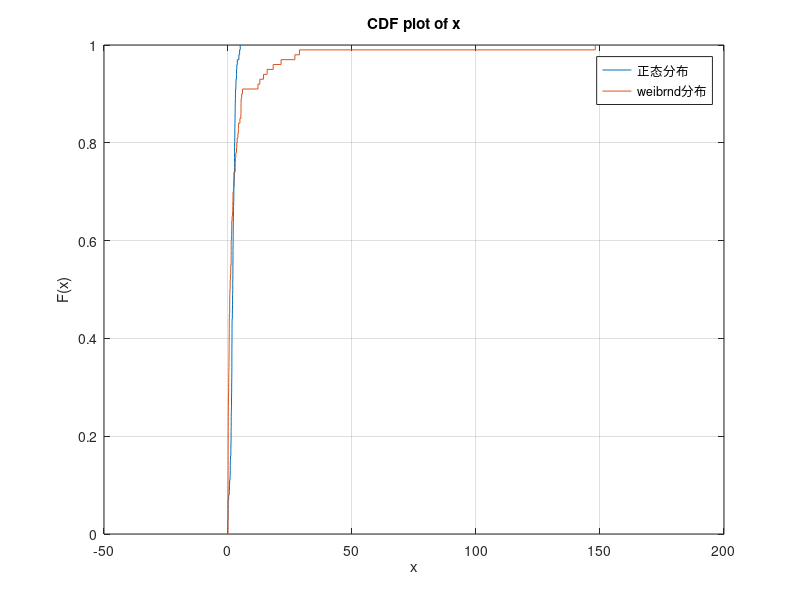

MATLAB code for this plot: (Note: this script raises an error after producing the figure.)
%% 累积分布 example code
clc;clear;
M=100;N=1;
x=normrnd(2,1,M,N);
y=wblrnd(2,0.5,100,1);
h1=cdfplot(x);
hold on;
h2=cdfplot(y);
legend('正态分布','weibrnd分布')

%% dca 1 trace peak activity delay time 
clc;clear;
filepath= 'D:\miniscope analysis\bt_miniscope\dca1\sigraw\combine2\method5\conditioning5';% working path
% filenames=dir([ filepath, '\*.mat']);
load(fullfile(filepath,'cond_sdff_cell.mat'));load(fullfile(filepath,'cond_sdff_data.mat')); % load these three mat files (no matter where they are, put them into the working path first).
load(fullfile(filepath,'cond_poolTogether.mat'));
persistent1_activity=cond.all_trace_response(cond.all_persistent1,:,1);
persistent2_activity=cond.all_trace_response(cond.all_persistent2,:,2);
persistent3_activity=cond.all_trace_response(cond.all_persistent3,:,3);
persistent4_activity=cond.all_trace_response(cond.all_persistent4,:,4);
trial1=[];trial2=[];trial3=[];trial4=[];

for i=1:size(persistent1_activity,1)
[m,index] = max(persistent1_activity(i,:));
trial1(i)=index/30;
end
trial1_0_10=trial1(trial1<10);
trial1_10_20=trial1(trial1>=10);

for i=1:size(persistent2_activity,1)
[m,index] = max(persistent2_activity(i,:));
trial2(i)=index/30;
end

for i=1:size(persistent3_activity,1)
[m,index] = max(persistent3_activity(i,:));
trial3(i)=index/30;
end

for i=1:size(persistent4_activity,1)
[m,index] = max(persistent4_activity(i,:));
trial4(i)=index/30;
end
% plot cdf 
h1=cdfplot(trial1); hold on;
h2=cdfplot(trial2); hold on;
h3=cdfplot(trial3); hold on;
h4=cdfplot(trial4); hold on;
legend('TFC trial 1','TFC trial 2','TFC trial 3','TFC trial 4','location','best');
grid off;

%% sub cond trace delay peak activity
clc;clear;
filepath= 'D:\miniscope analysis\bt_miniscope\sub\sigraw\combine2\method3\conditioning3';
% filenames=dir([ filepath, '\*.mat']);
load(fullfile(filepath,'cond_sdff_cell.mat'));load(fullfile(filepath,'cond_sdff_data.mat'));
load(fullfile(filepath,'cond_poolTogether.mat'));
persistent1_activity=cond.all_trace_response(cond.all_persistent1,:,1);
persistent2_activity=cond.all_trace_response(cond.all_persistent2,:,2);
persistent3_activity=cond.all_trace_response(cond.all_persistent3,:,3);
persistent4_activity=cond.all_trace_response(cond.all_persistent4,:,4);
trial1=[];trial2=[];trial3=[];trial4=[];

for i=1:size(persistent1_activity,1)
[m,index] = max(persistent1_activity(i,:));
trial1(i)=index/30;
end

for i=1:size(persistent2_activity,1)
[m,index] = max(persistent2_activity(i,:));
trial2(i)=index/30;
end

for i=1:size(persistent3_activity,1)
[m,index] = max(persistent3_activity(i,:));
trial3(i)=index/30;
end

for i=1:size(persistent4_activity,1)
[m,index] = max(persistent4_activity(i,:));
trial4(i)=index/30;
end
% plot cdf 
h1=cdfplot(trial1); hold on;
h2=cdfplot(trial2); hold on;
h3=cdfplot(trial3); hold on;
h4=cdfplot(trial4); hold on;
legend('TFC trial 1','TFC trial 2','TFC trial 3','TFC trial 4','location','best');
grid off;

